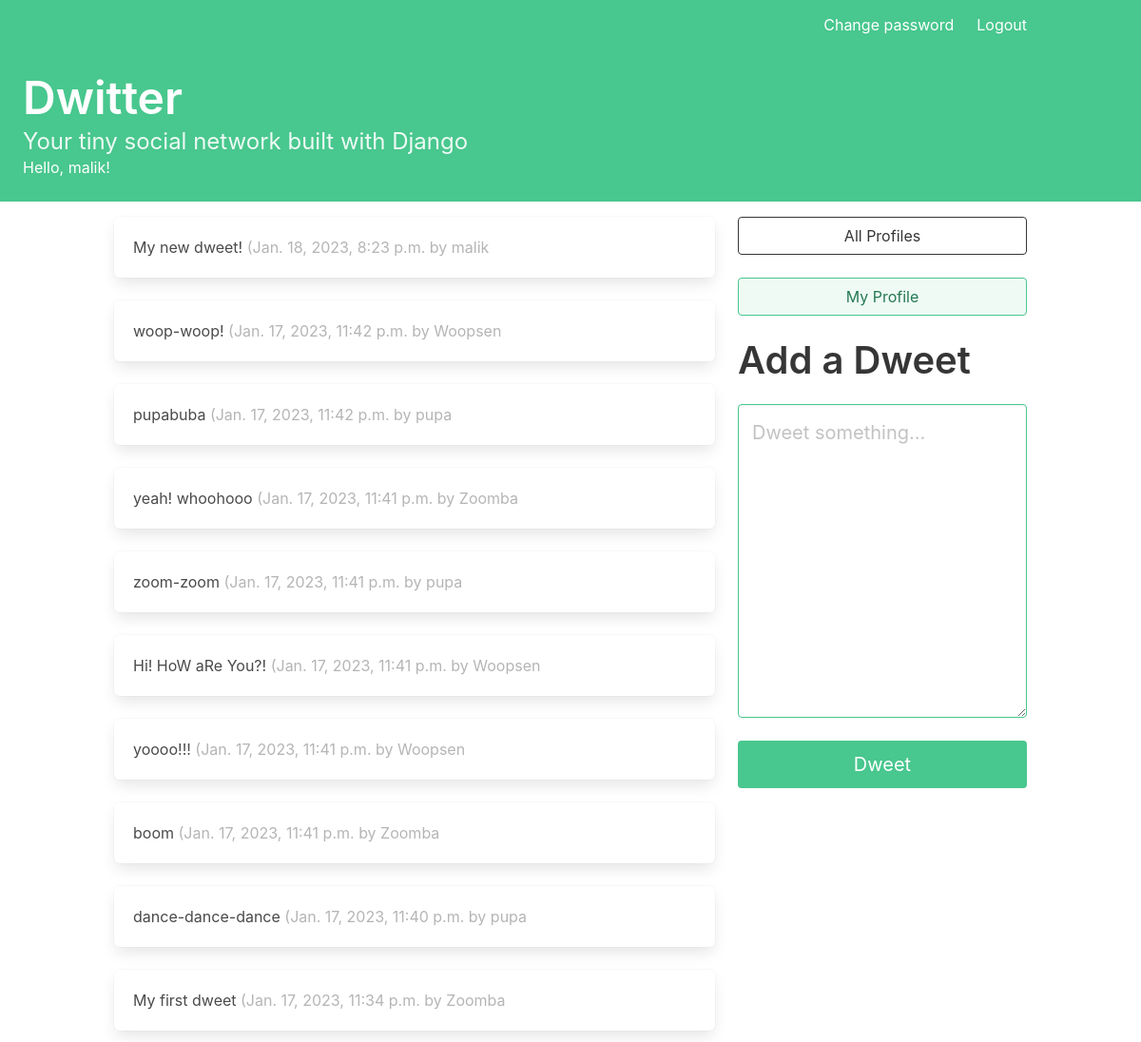
Page / (signed in) on the earlier database version.
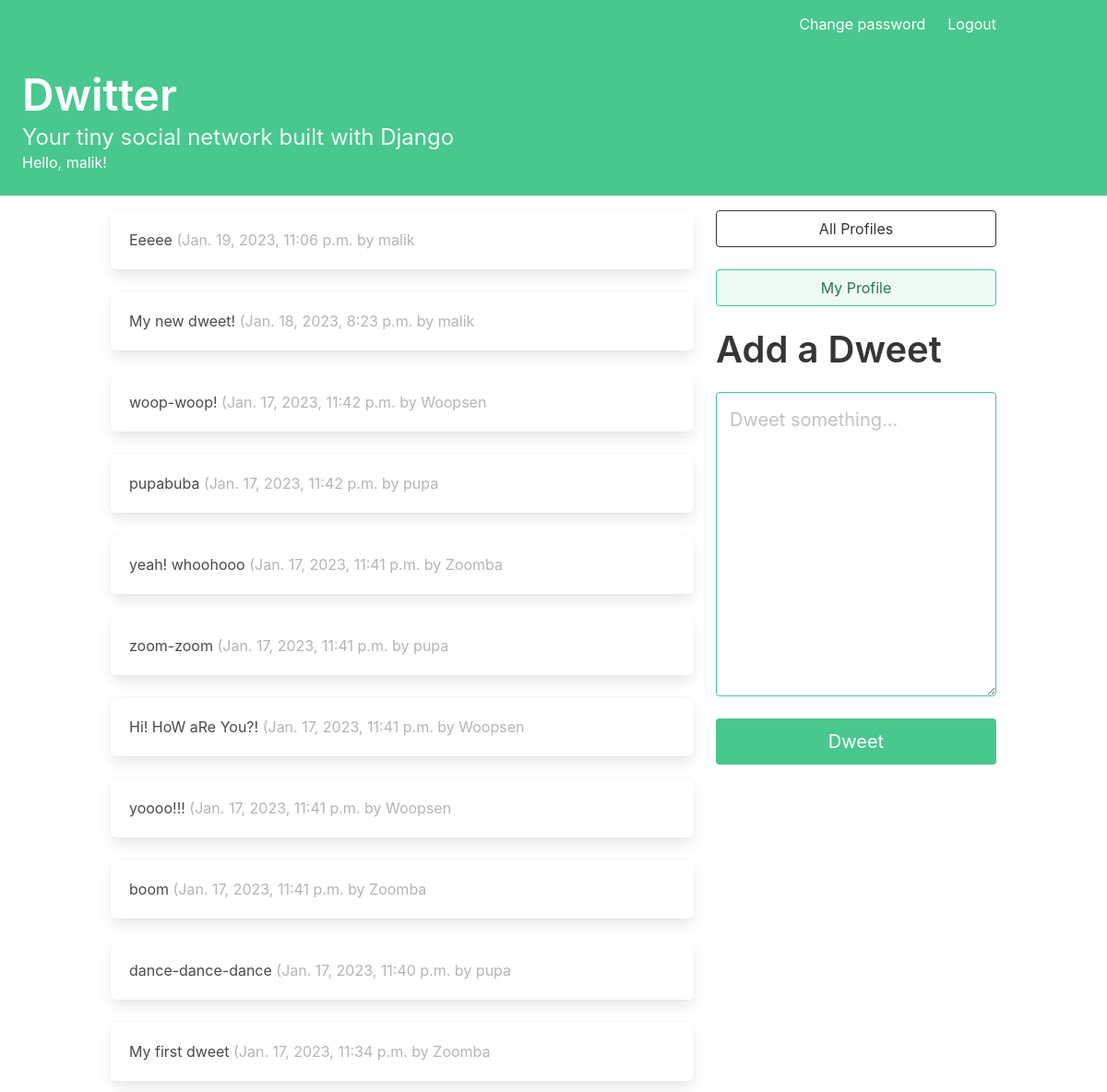
Same page on the later database version.
### dwitter/models.py (models this page shows, shortened)
class Dweet(models.Model):
    user = models.ForeignKey(
        User,
        on_delete=models.DO_NOTHING,
        related_name='dweets'
    )
    body = models.CharField(max_length=140)
    created_at = models.DateTimeField(auto_now_add=True)

### dwitter/views.py (the view)
# urls.py: path('', dashboard, name='dashboard'),
def dashboard(request):
    form = DweetForm(request.POST or None)
    if request.method == "POST":
        if form.is_valid():
            dweet = form.save(commit=False)
            dweet.user = request.user
            dweet.save()
            return redirect("dwitter:dashboard")
    if request.user.is_authenticated:
        followed_dweets = Dweet.objects.filter(
            user__profile__in=request.user.profile.follows.all()
        ).order_by("-created_at")
        return render(
            request,
            "dwitter/dashboard.html",
            {"form": form, "dweets": followed_dweets},)
    else:
        return render(
            request,
            "dwitter/dashboard.html",
            {"form": form, })

### dwitter/forms.py
class DweetForm(forms.ModelForm):
    body = forms.CharField(
        required=True,
        widget=forms.widgets.Textarea(
            attrs={
                "placeholder": "Dweet something...",
                "class": "textarea is-success is-medium",
            }
        ),
        label="",
    )
    class Meta:
        model = Dweet
        exclude = ("user", )

### dwitter/templates/dwitter/dashboard.html (shortened to what this page needs)
{% extends 'base.html' %}
{% block content %}
<div class="column">
    {% if user.is_authenticated %}
    {% for dweet in dweets %}
        <div class="box">
            {{dweet.body}}
            <span class="is-small has-text-grey-light">
                ({{ dweet.created_at }} by {{ dweet.user.username }}
            </span>
        </div>
    {% endfor %}
    {% endif %}
</div>
<div class="column is-one-third">
    <div class="block">
        <a href="{% url 'dwitter:profile_list' %} ">
            <button class="button is-dark is-outlined is-fullwidth">
                All Profiles
            </button>
        </a>
    </div>
    <div class="block">
        {% if user.is_authenticated %}
            <a href="{% url 'dwitter:profile' request.user.profile.id %} ">
                <button class="button is-success is-light is-outlined is-fullwidth">
                    My Profile
                </button>
            </a>
        {% endif %}
    </div>
    <div class="block">
        {% if user.is_authenticated %}
        <div class="block">
            <p class="title is-2">Add a Dweet</p>
        </div>
        <div class="block">
            <form method="post">
                {{ form.as_p }}
                <button class="button is-success is-fullwidth is-medium mt-5"
                        type="submit">Dweet
                </button>
            </form>
        </div>
        {% endif %}
    </div>
</div>
{% endblock content %}

Differences in the rows shown:
added Dweet: body "Eeeee", created_at "Jan. 19, 2023, 11:06 p.m.", user.username "malik"
